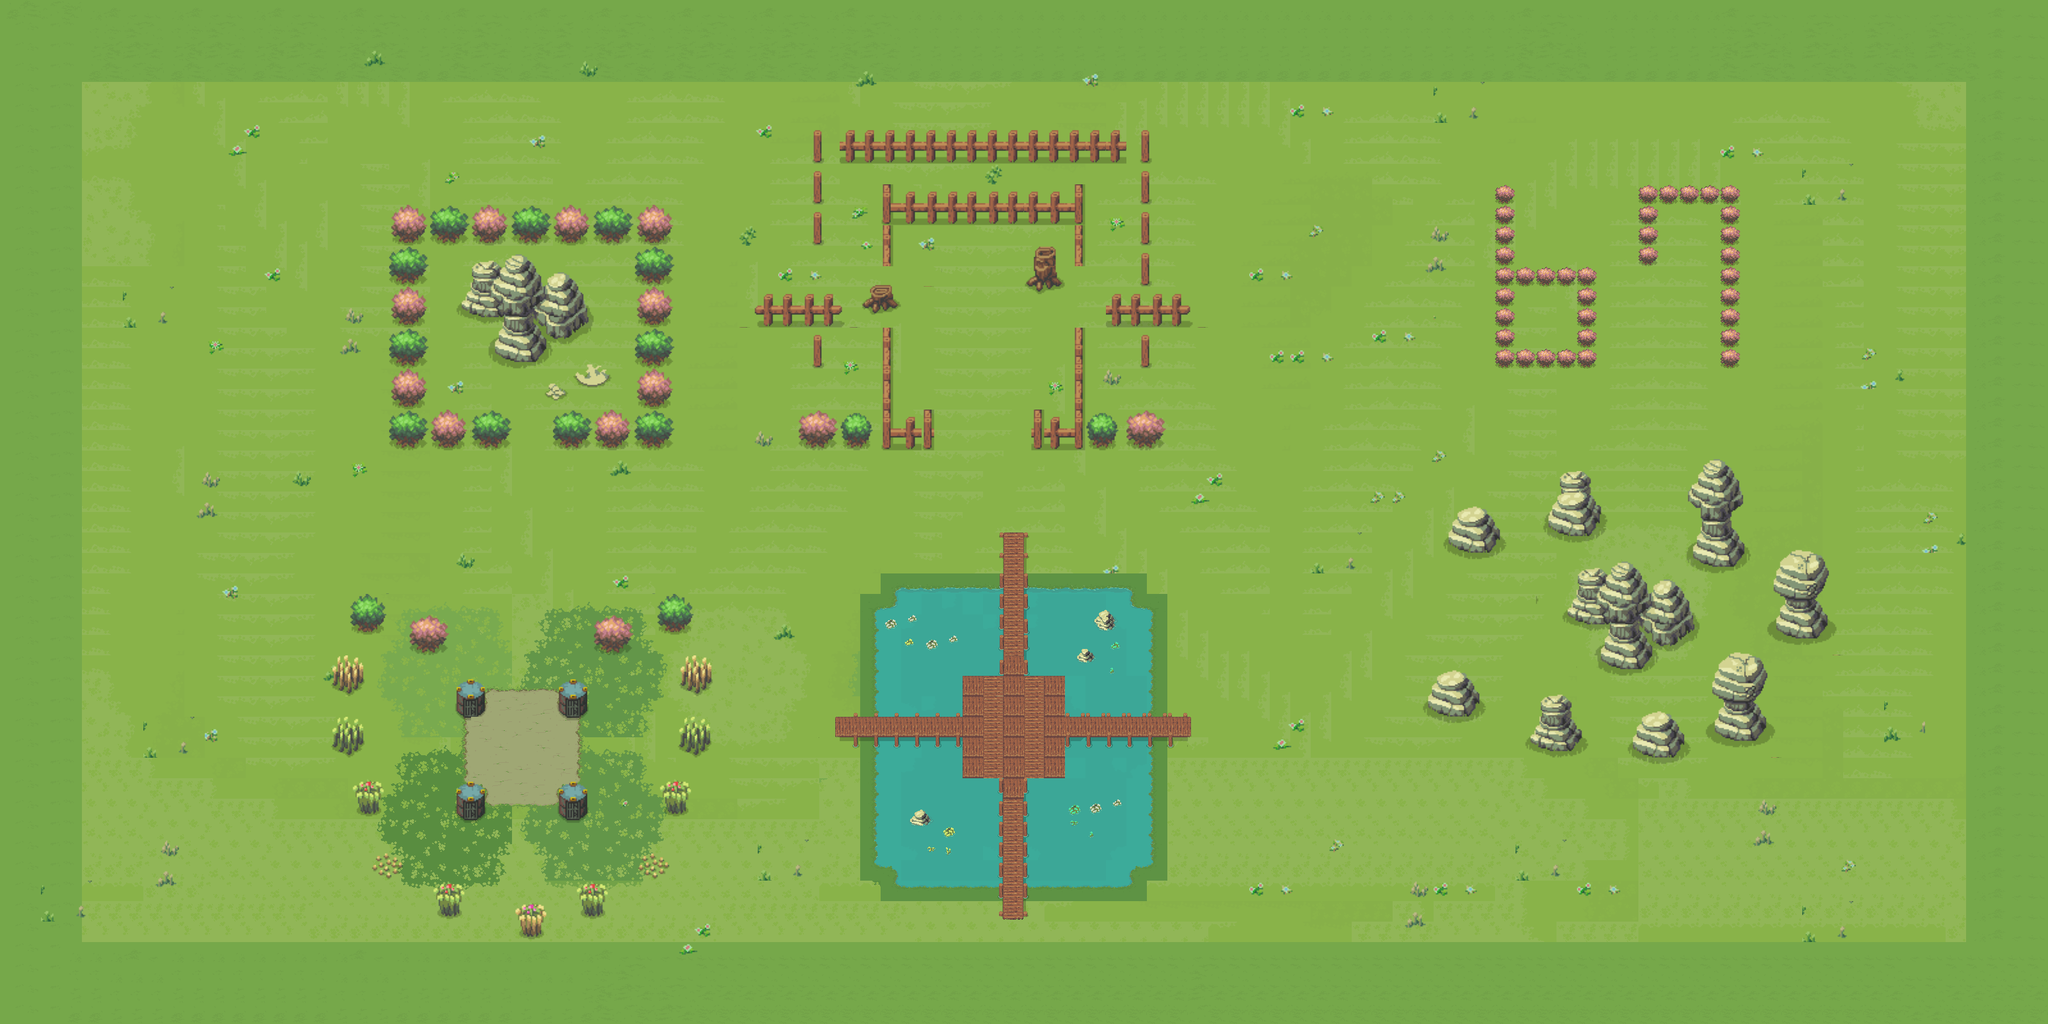

A level layout from a 2D game, rendered from its tile map. Below: a short description, then the map file with tile-grid data replaced by summaries:
An orthogonal 100x50 tile map with 32x32 px tiles, 5 tile layers (圖塊層 1, 圖塊層 2, 圖塊層 3, 圖塊層 4, ...), 7 tilesets and 75 objects (67x wall).

<map version="1.10" tiledversion="1.12.1" orientation="orthogonal" renderorder="right-down" width="100" height="50" tilewidth="32" tileheight="32" infinite="0" backgroundcolor="#76a84a" nextlayerid="8" nextobjectid="105">
 <tileset firstgid="1" name="water_env" tilewidth="32" tileheight="32" tilecount="600" columns="24">
  <image source="water_env.png" width="768" height="800" />
 </tileset>
 <tileset firstgid="601" name="decorative_props" tilewidth="32" tileheight="32" tilecount="1024" columns="32">
  <image source="decorative_props.png" width="1024" height="1024" />
 </tileset>
 <tileset firstgid="1625" name="mainlevbuild" tilewidth="32" tileheight="32" tilecount="2000" columns="50">
  <image source="mainlevbuild.png" width="1600" height="1280" />
 </tileset>
 <tileset firstgid="3625" name="bush3B" tilewidth="32" tileheight="32" tilecount="12" columns="4">
  <image source="bush3B.png" width="128" height="96" />
 </tileset>
 <tileset firstgid="3637" name="bush1A" tilewidth="32" tileheight="32" tilecount="12" columns="4">
  <image source="bush1A.png" width="128" height="96" />
 </tileset>
 <tileset firstgid="3649" name="other_props" tilewidth="32" tileheight="32" tilecount="256" columns="16">
  <image source="other_props.png" width="512" height="512" />
 </tileset>
 <tileset firstgid="3905" source="bush1A.tsx" />
 <layer id="1" name="圖塊層 1" width="100" height="50">
  <data>[5000 cells, 5000 non-empty, 120 distinct tile ids]</data>
 </layer>
 <objectgroup id="6" name="wall" class="wall">
  <object id="4" name="wall" x="608" y="320" width="64" height="384" />
  <object id="5" name="wall" x="672" y="640" width="128" height="64" />
  <object id="7" name="wall" x="672" y="320" width="384" height="64" />
  <object id="8" name="wall" x="992" y="384" width="64" height="320" />
  <object id="11" x="873.5" y="649.5" width="7.5" height="15.5" />
  <object id="12" name="wall" x="864" y="640" width="128" height="64" />
  <object id="14" x="756" y="428">
   <point />
  </object>
  <object id="15" x="839.333" y="476">
   <point />
  </object>
  <object id="16" x="752.667" y="443.333">
   <point />
  </object>
  <object id="17" name="wall" x="780" y="433.333">
   <point />
  </object>
  <object id="18" x="864" y="512">
   <point />
  </object>
  <object id="19" name="wall" x="839.333" y="564.667">
   <polygon points="0,0 14,-19.3333 14,-37.3333 6.66667,-42 28,-34 49.3333,-34 80,-61.3333 78.6667,-85.3333 72.6667,-91.3333 72.6667,-106 66,-111.333 54.6667,-128.667 45.3333,-139.333 27.3333,-138.667 15.3333,-130.667 16,-120.667 12,-118 5.33333,-120.667 5.33333,-132.667 -2,-141.333 -2,-148.667 -28,-168.667 -45.3333,-166.667 -56,-147.333 -70,-159.333 -94.6667,-155.333 -102.667,-142.667 -102,-132 -102.667,-117.333 -111.333,-107.333 -111.333,-102.667 -123.333,-88 -104.667,-74 -84,-69.3333 -52.6667,-70 -52.6667,-57.3333 -63.3333,-44.6667 -64,-34 -71.3333,-31.3333 -66.6667,-16.6667 -44,-2.66667" />
  </object>
  <object id="20" name="wall" x="1312" y="202.5" width="448" height="53.5" />
  <object id="28" name="wall" x="1781.5" y="205" width="14" height="230.667" />
  <object id="29" name="wall" x="1728" y="459" width="128" height="53" />
  <object id="30" name="wall" x="1781.5" y="521" width="13.5" height="55" />
  <object id="31" name="wall" x="1270.5" y="192" width="14.5" height="192" />
  <object id="32" name="wall" x="1184" y="448" width="128" height="64" />
  <object id="33" name="wall" x="1270" y="512" width="14.5" height="64" />
  <object id="34" name="wall" x="1351" y="448" width="47.5" height="32" />
  <object id="35" name="wall" x="1376" y="288" width="32" height="128" />
  <object id="36" name="wall" x="1408" y="288" width="288" height="64" />
  <object id="37" x="1664" y="352" width="32" height="64" />
  <object id="38" name="wall" x="1600" y="384" width="64" height="64" />
  <object id="39" name="wall" x="1679" y="512" width="12" height="192" />
  <object id="40" name="wall" x="1612" y="640" width="212" height="64" />
  <object id="41" name="wall" x="1248" y="640" width="211.5" height="64" />
  <object id="42" name="wall" x="1376" y="512" width="18.5" height="128" />
  <object id="43" name="wall" x="1522.5" y="396">
   <polygon points="0,0 -13.5,10 -23.5,27 -24,35.5 -36.5,51.5 -37.5,67 -25,78 -17.5,79 -18,116.5 -24,124.5 -24,132 -30,138.5 -28.5,154.5 1.5,169.5 37.5,169 53,145.5 51.5,132.5 42.5,121.5 41.5,116.5 30.5,109.5 29,82 48.5,68.5 47.5,53.5 43.5,47 43.5,35 35,29.5 35,23.5 21.5,8 14.5,0" />
  </object>
  <object id="44" name="wall" x="2336" y="288" width="32" height="288" />
  <object id="45" name="wall" x="2368" y="416" width="128" height="32" />
  <object id="46" name="wall" x="2464" y="448" width="32" height="128" />
  <object id="47" name="wall" x="2368" y="544" width="96" height="32" />
  <object id="48" name="wall" x="2560" y="288" width="32" height="128" />
  <object id="49" name="wall" x="2592" y="288" width="128" height="32" />
  <object id="50" name="wall" x="2688" y="320" width="32" height="256" />
  <object id="51" name="wall" x="2272" y="800" width="64" height="64" />
  <object id="52" name="wall" x="2240" y="1056" width="64" height="64" />
  <object id="53" name="wall" x="2400" y="1088" width="64" height="96" />
  <object id="55" name="wall" x="2467.33" y="894.667">
   <polygon points="0,0 24.6667,-8 37.3333,-7.33333 43.3333,6.66667 52.6667,-2.66667 50,-8.66667 64.6667,-18.6667 83.3333,-14.6667 94.6667,-2 96.6667,5.33333 98,11.3333 104,17.3333 106,33.3333 110.667,34.6667 116,24.6667 114,17.3333 134.667,8.66667 150,12.6667 156.667,24.6667 164.667,33.3333 164,38.6667 172,42.6667 172.667,58 178.667,70 179.333,89.3333 149.333,114.667 126,114 116,108.667 112,130.667 96.6667,150 64,150 32.6667,136 31.3333,117.333 38,111.333 40,103.333 46.6667,96 44.6667,80.6667 6.66667,79.3333 -22,64.6667 -22,57.3333 -13.3333,47.3333 -13.3333,44.6667 -0.666667,34" />
  </object>
  <object id="56" name="wall" x="2432" y="736" width="64" height="96" />
  <object id="57" name="wall" x="2656" y="704" width="64" height="192" />
  <object id="58" name="wall" x="2784" y="864" width="64" height="128" />
  <object id="59" name="wall" x="2688" y="1024" width="64" height="128" />
  <object id="60" name="wall" x="2560" y="1120" width="64" height="64" />
  <object id="63" name="wall" x="1632.5" y="918.5" width="167" height="137.5" />
  <object id="64" name="wall" x="1664" y="1056" width="134" height="32.1667" />
  <object id="66" name="wall" x="1377" y="1341.5" width="160.5" height="46" />
  <object id="70" x="1376" y="1184" width="128" height="160" />
  <object id="74" name="wall" x="1370" y="1184.67" width="134" height="159.333" />
  <object id="75" name="wall" x="1504" y="1216" width="31.5" height="128" />
  <object id="76" name="wall" x="1632.67" y="1216" width="127.333" height="169.5" />
  <object id="80" x="1536" y="1120" />
  <object id="81" name="wall" x="1370" y="919" width="134" height="169.833" />
  <object id="82" name="wall" x="1504" y="919.5" width="32.8333" height="136.5" />
  <object id="83" name="wall" x="1664" y="1184.83" width="136.5" height="31.1667" />
  <object id="84" name="wall" x="1760" y="1216" width="41" height="160" />
  <object id="86" name="wall" x="704" y="1056" width="64" height="64" />
  <object id="87" name="wall" x="704" y="1216" width="64" height="64" />
  </objectgroup>
 <layer id="2" name="圖塊層 2" width="100" height="50">
  <data>[5000 cells, 906 non-empty, 409 distinct tile ids]</data>
 </layer>
 <layer id="3" name="圖塊層 3" width="100" height="50">
  <data>[5000 cells, 329 non-empty, 148 distinct tile ids]</data>
 </layer>
 <layer id="4" name="圖塊層 4" width="100" height="50">
  <data>[5000 cells, 384 non-empty, 240 distinct tile ids]</data>
 </layer>
 <layer id="5" name="圖塊層 5" width="100" height="50">
  <data>[5000 cells, 97 non-empty, 52 distinct tile ids]</data>
 </layer>
</map>
<!-- 16 of 75 objects omitted -->
